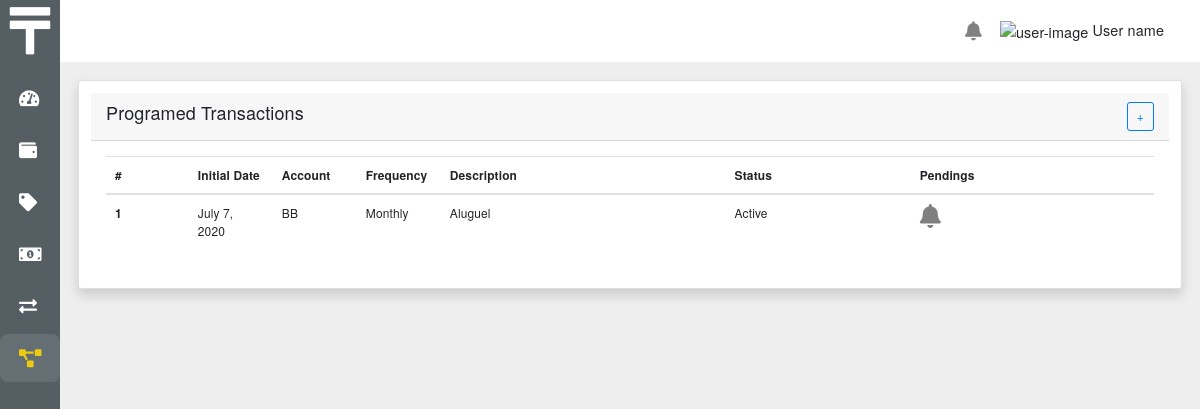
Page /programed_transactions/ on the earlier database version.
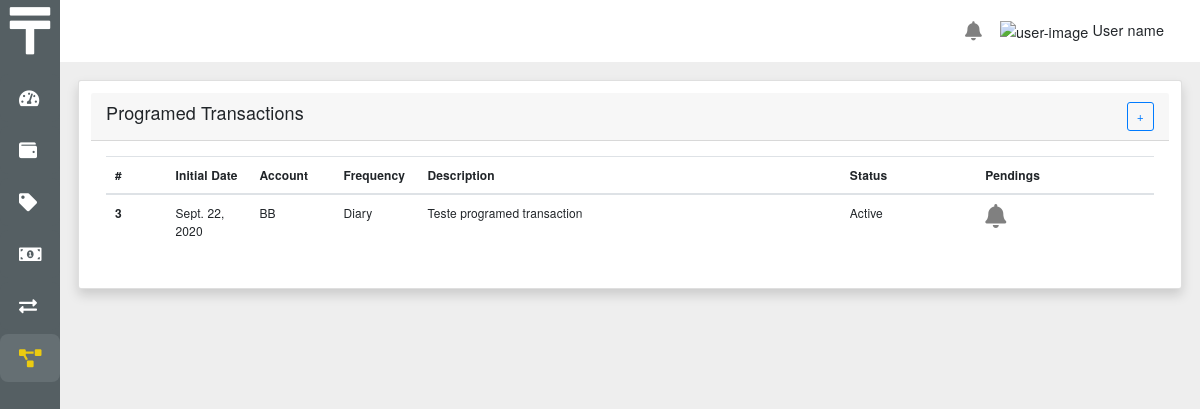
Same page on the later database version.
### core/models.py (models this page shows, shortened)
class ProgramedTransaction(BaseModel):
    initial_date = models.DateField(default=timezone.now)
    account = models.ForeignKey(
        Account, on_delete=models.PROTECT, related_name='programed_transactions')
    frequency = models.IntegerField(
        choices=FrequencyChoices.choices, default=FrequencyChoices.DIARY)
    value = models.DecimalField(max_digits=15, decimal_places=2, default=0.0)
    description = models.CharField(max_length=100, null=True, blank=True)
    observation = models.CharField(max_length=200, null=True, blank=True)
    category = models.ForeignKey(Category, on_delete=models.PROTECT)
    last_verification = models.DateField(null=True, blank=True)
    status = models.IntegerField(
        choices=StatusChoices.choices, default=StatusChoices.ACTIVE)
    def __str__(self):
        return self.description
    def get_frequency_label(self):
        return FrequencyChoices(self.frequency).label
    def get_status_label(self):
        return StatusChoices(self.status).label
    def has_pendings(self):
        transactions = self.get_pending_transactions()
        return len(transactions) > 0
    def get_pending_transactions(self):
        today = date.today()
        pendings = []
        if (self.last_verification or (today + timedelta(-1))) < today and self.initial_date < today:
            generator = self.Generator(self)
            pendings = generator.get_transactions(timedelta(days=1))
        return pendings
    class Generator:
        def __init__(self, programed_transaction):
            self.programed_transaction = programed_transaction
            self.factory = ObjectFactory()
            self._register()
        def _register(self):
            self.factory.register_builder(
                FrequencyChoices.DIARY, self.DiaryGenerator)
            self.factory.register_builder(
                FrequencyChoices.WEEKLY, self.WeeklyGenerator)
            self.factory.register_builder(
                FrequencyChoices.MONTHLY, self.MonthlyGenerator)
            self.factory.register_builder(
                FrequencyChoices.YEARLY, self.YearlyGenerator)
        def get_transactions(self, dt):
            frequency = FrequencyChoices(self.programed_transaction.frequency)
            builder = self.factory.create(frequency)
            return builder.generate(self.programed_transaction, dt)
        class BaseGenerator:
            def generate(self, programed_transaction, dt):
                transaction_list = []
                min_date = timedelta(days=1)
                day = programed_transaction.initial_date
                while day <= date.today():
                    if (dt == min_date) or (day == dt.date()):
                        transactions = programed_transaction.transactions.filter(
                            date=day)
                        if transactions.count() == 0:
                            transaction = Transaction(
                                value=programed_transaction.value,
                                date=day,
                                description=programed_transaction.description,
                                observation=programed_transaction.observation,
                                account=programed_transaction.account,
                                category=programed_transaction.category,
                                status=StatusTransactionChoices.PENDING,
                                programed_transaction=programed_transaction
                            )
                            transaction_list.append(transaction)
                    day = self.get_next_day(day)
                return transaction_list
        class DiaryGenerator(BaseGenerator):
            def get_next_day(self, day):
                return day + timedelta(days=1)
            def generate(self, programed_transaction, dt):
                return super().generate(programed_transaction, dt)
        class WeeklyGenerator(BaseGenerator):
            def get_next_day(self, day):
                return day + timedelta(days=7)
            def generate(self, programed_transaction, dt):
                return super().generate(programed_transaction, dt)
        class MonthlyGenerator(BaseGenerator):
            def get_next_day(self, day):
                year = day.year
                month = day.month + 1
                if month > 12:
                    month = 1
                    year += 1
                days_in_month = monthrange(year, month)[1]
                return day + timedelta(days=days_in_month)
            def generate(self, programed_transaction, dt):
                return super().generate(programed_transaction, dt)
        class YearlyGenerator(BaseGenerator):
            def get_next_day(self, day):
                return day.replace(year=day.year + 1)
            def generate(self, programed_transaction, dt):
                return super().generate(programed_transaction, dt)

class Account(BaseModel):
    description = models.CharField(max_length=25, null=False, blank=False)
    status = models.IntegerField(
        choices=StatusChoices.choices, default=StatusChoices.ACTIVE)
    type = models.IntegerField(
        choices=AccountTypeChoices.choices, default=AccountTypeChoices.CA)
    opening_balance = models.DecimalField(max_digits=10, decimal_places=2)
    opening_type = models.IntegerField(
        choices=MovementTypeChoices.choices, default=MovementTypeChoices.POSITIVE)
    opening_balance_date = models.DateField()
    color = models.IntegerField(
        choices=ColorChoices.choices, default=ColorChoices.PRIMARY)
    def __str__(self):
        return self.description

### core/views.py (the view)
# urls.py: path('programed_transactions/', views.programed_transaction_list,
def programed_transaction_list(request):
    programed_transactions = ProgramedTransaction.objects.all().order_by('-id')
    return render(request, 'programed_transaction/programed_transaction_list.html', {'programed_transactions': programed_transactions})

### core/common/models.py (called while the page is built)
    def register_builder(self, key, builder):
        self._builders[key] = builder

    def create(self, key, **kwargs):
        builder = self._builders.get(key)
        if not builder:
            raise ValueError(key)
        return builder(**kwargs)

### core/templatetags/tags.py (called while the page is built)
@register.filter('startswith')
def startswith(text, starts):
    if isinstance(text, str):
        return text.startswith(starts)
    return False

### core/templates/programed_transaction/programed_transaction_list.html (shortened to what this page needs)
{% extends 'base.html' %}
{% load static %}
{% block main %}
<div class="row">
  <div class="col-md-12">
    <div class="card shadow p-3 mb-5 bg-white rounded">
      <div class="card-header">
        <h4>Programed Transactions</h4>
        <a class="btn btn-outline-primary" href="{% url 'programed_transaction_new' %}">+</a>
      </div>
      <div class="card-body">
        {% if programed_transactions %}
        <table class="table">
          <thead>
            <tr>
              <th scope="col">#</th>
              <th scope="col">Initial Date</th>
              <th scope="col">Account</th>
              <th scope="col">Frequency</th>
              <th scope="col">Description</th>
              <th scope="col">Status</th>
              <th scope="col">Pendings</th>
            </tr>
          </thead>
          <tbody>
            {% for programed_transaction in programed_transactions %}
            <tr class="table-item-link" data-href="{% url 'programed_transaction_form' programed_transaction.id %}">
              <th scope="row">{{ programed_transaction.id }}</th>
              <td class="date">{{ programed_transaction.initial_date }}</td>
              <td class="date">{{ programed_transaction.account }}</td>
              <td class="date">{{ programed_transaction.get_frequency_label }}</td>
              <td>{{ programed_transaction }}</td>
              <td>{{ programed_transaction.get_status_label }}</td>
              <td>
                {% if programed_transaction.has_pendings %}
                <a class="notification-link" href="{% url 'programed_transaction_pending' programed_transaction.id %}">
                  <i class="fas fa-bell fa-2x"></i>
                </a>
                {% endif %}
              </td>
            </tr>
            {% endfor  %}
          </tbody>
        </table>
        {% else %}
        <div style="display: flex; justify-content: center;">
          <h6>No data found</h6>
        </div>
        {% endif %}
      </div>
    </div>
  </div>
</div>
{% endblock main %}

### core/templates/base.html (shortened to what this page needs)
{% load static %}
<!DOCTYPE html>
<html lang="en">
<head>
  <link rel="stylesheet" href="{% static 'css/main.css' %}" />
</head>
<body>
  {% include 'includes/components/navbar/navbar.html' %}
  <div class="wrapper">
    <ul class="sidebar pt-3">
      {% include 'includes/components/sidebar/sidebar_item.html' with url='dashboard' icon='fa-tachometer-alt' description='Dashboard' %}
      {% include 'includes/components/sidebar/sidebar_item.html' with url='account_list' icon='fa-wallet' description='Accounts' %}
      {% include 'includes/components/sidebar/sidebar_item.html' with url='category_list' icon='fa-tag' description='Categories' %}
      {% include 'includes/components/sidebar/sidebar_item.html' with url='transaction_list' icon='fa-money-bill-alt' description='Transactions' %}
      {% include 'includes/components/sidebar/sidebar_item.html' with url='transfer_list' icon='fa-exchange-alt' description='Transfers' %}
      {% include 'includes/components/sidebar/sidebar_item.html' with url='programed_transaction_list' icon='fa-project-diagram' description='Prog. Transactions' %}
    </ul>
    <div class="container-fluid p-0">
      <div class="container-fluid content p-4">
        {% block main %}
        {% endblock %}
      </div>
    </div>
  </div>
</body>
</html>

### core/templates/includes/components/navbar/navbar.html (shortened to what this page needs)
{% load static %}
<nav class="navbar bg-white p-0">
  <div class="navbar-brand">
    <a href="{% url 'dashboard' %}" style="color: inherit;"><i class="fas fa-tenge fa-3x"></i></a>
  </div>
  <div class="d-flex align-items-center">
    <div class="btn-group mr-4">
      <a class="dropdown-toggle notification-link" data-toggle="dropdown" href="#" aria-haspopup="true"
        id="notification-item" aria-expanded="false">
        <i class="fas fa-bell fa-lg"></i>
      </a>
    </div>
    <span class="mr-5">
      <img src="{% static 'img/avatar/adam.png' %}" alt="user-image" class="rounded-circle2" width="32" height="32">
      <span>User name</span>
    </span>
  </div>
</nav>

### core/templates/includes/components/sidebar/sidebar_item.html (shortened to what this page needs)
{% load tags %}
{% url url as href_item %}
<li class="sidebar-item {% if request.path|startswith:href_item %}active{% endif %}" data-href="{{ href_item }}">
  <div class="sidebar-item-button">
    <i class="fas {{ icon }}"></i>
  </div>
</li>

Differences in the rows shown:
removed ProgramedTransaction: id "1", initial_date "July 7, 2020", account "BB", get_frequency_label "Monthly", description "Aluguel", get_status_label "Active", value 1256.53 (drawn)
added ProgramedTransaction: id "3", initial_date "Sept. 22, 2020", account "BB", get_frequency_label "Diary", description "Teste programed transaction", get_status_label "Active", value -50 (drawn)
